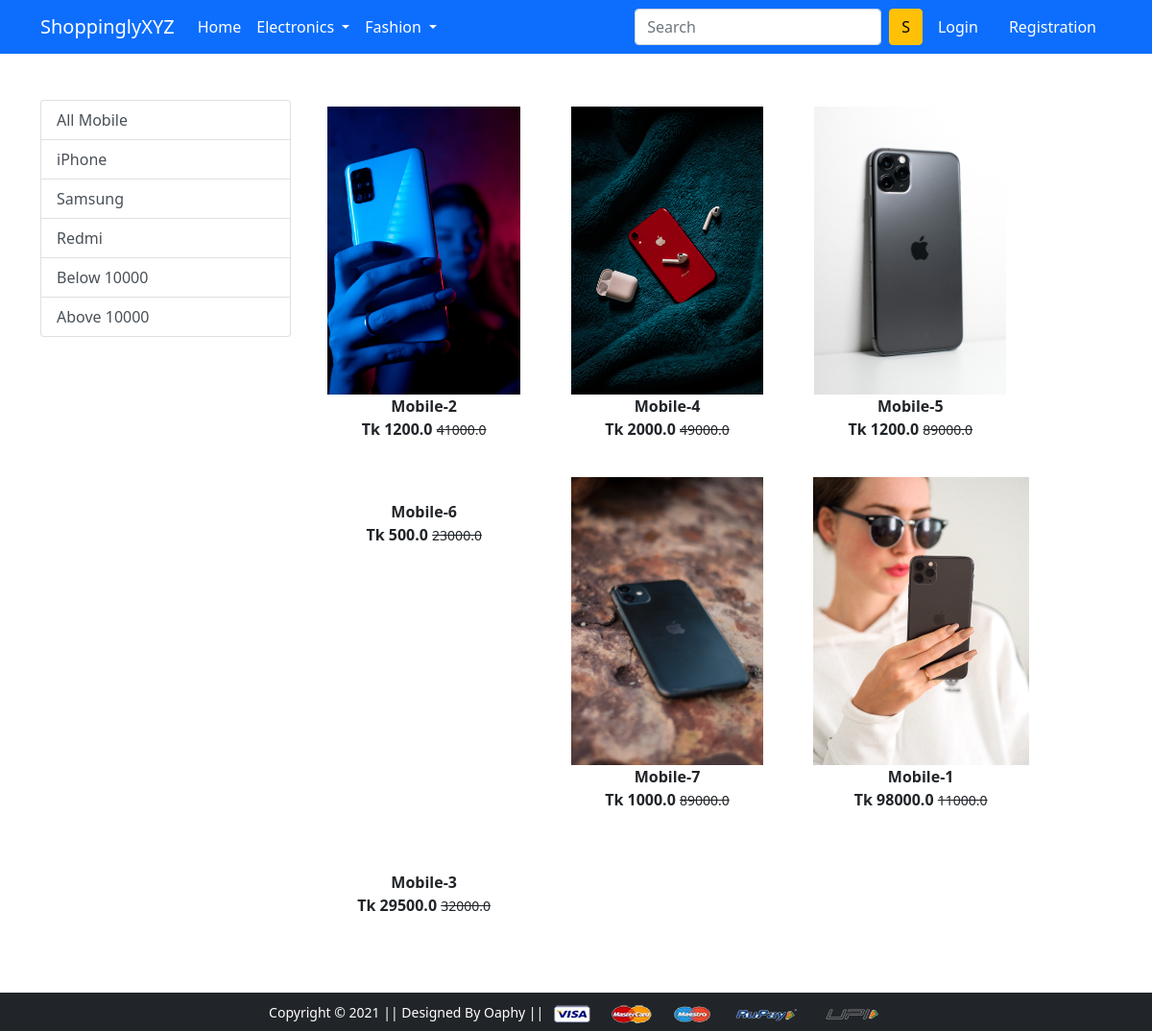
/mobile/, run on the app's committed database.
### app/models.py (models this page shows, shortened)
class Product(models.Model):
    title = models.CharField(max_length=100)
    selling_price = models.FloatField()
    discounted_price = models.FloatField()
    description = models.TextField()
    brand = models.CharField(max_length=100)
    category = models.CharField( choices= CATEGORY_CHOICES, max_length= 5)
    product_image = models.ImageField(upload_to='productimg')

### app/views.py (the view)
# urls.py: path('mobile/', views.mobile, name='mobile'),
def mobile(request, data=None):
    if data == None:
        mobiles = Product.objects.filter(category='M')
    elif data == 'iPhone' or data == 'Samsung' or data == 'Redmi':
        mobiles = Product.objects.filter(category='M').filter(brand=data)
    elif data == 'below':
        mobiles = Product.objects.filter(
            category='M').filter(discounted_price__lt=10000)
    elif data == 'above':
        mobiles = Product.objects.filter(
            category='M').filter(discounted_price__gt=10000)
    return render(request, 'app/mobile.html', {'mobiles': mobiles})

### app/templates/app/mobile.html (shortened to what this page needs)
{% extends 'app/base.html' %}
{% load static %}
{% block main-content %}
<div class="container my-5">
    <div class="row">
        <div class="col-sm-3">
            <div class="list-group">
                <a href="{% url 'mobile' %}" class="list-group-item list-group-item-action " aria-current="true">
                    All Mobile </a>
                <a href="{% url 'mobiledata' 'iPhone' %}" class="list-group-item
                list-group-item-action " aria-current="true">
                    iPhone </a>
                <a href="{% url 'mobiledata' 'Samsung' %}" class="list-group-item list-group-item-action "
                    aria-current="true">
                    Samsung
                </a>
               <a href="{% url 'mobiledata' 'Redmi' %}" class="list-group-item list-group-item-action "
                    aria-current="true">
                    Redmi
                </a>
                 <a href="{% url 'mobiledata' 'below' %}" class="list-group-item list-group-item-action "
                    aria-current="true">
                    Below 10000
                </a>
                 <a href="{% url 'mobiledata' 'above' %}" class="list-group-item list-group-item-action "
                    aria-current="true">
                    Above 10000
                </a>
            </div>
        </div>
        <div class="col-sm-8 ">
            <div class="row">
                {%for product in mobiles %}
                <div class="col-sm-4 text-center mb-4">
                    <a href="{% url 'product-detail' product.id %}" class="btn">
                        <div class="item">
                            <img src="{{ product.product_image.url }}" alt="" height="300" class="">
                            <div class="fw-bold">{{product.title}}</div>
                            <div class="fw-bold">Tk {{product.discounted_price}}
                                <small class="fw-light text-decoration-line-through">
                                    {{product.selling_price}}
                                </small>
                            </div>
                        </div>
                    </a>
                </div>
                {% endfor %}
            </div>
        </div>
    </div>
</div>
{% endblock main-content %}

### app/templates/app/base.html (shortened to what this page needs)
<!doctype html>
{% load static %}
<html lang="en">
  <head>
    <link href="https://cdn.jsdelivr.net/npm/bootstrap@5.0.0-beta1/dist/css/bootstrap.min.css" rel="stylesheet">
    <link rel="stylesheet" href="{% static 'app/css/owl.carousel.min.css' %}">
    <link rel="stylesheet" href="{% static 'app/css/all.min.css' %}">
    <link rel="stylesheet" href="{% static 'app/css/style.css' %}">
  </head>
  <body>
    <nav class="navbar navbar-expand-lg navbar-dark bg-primary">
     <div class="container">
       <a class="navbar-brand" href="/">ShoppinglyXYZ</a>
       <div class="collapse navbar-collapse" id="navbarSupportedContent">
         <ul class="navbar-nav me-auto mb-2 mb-lg-0">
           <li class="nav-item">
             <a class="nav-link active" aria-current="page" href="/">Home</a>
           </li>
           <li class="nav-item dropdown">
             <a class="nav-link dropdown-toggle text-white" href="#" id="electronicsDropdown" role="button" data-bs-toggle="dropdown" aria-expanded="false">
               Electronics
             </a>
           </li>
           <li class="nav-item dropdown">
             <a class="nav-link dropdown-toggle text-white" href="#" id="fashionDropdown" role="button" data-bs-toggle="dropdown" aria-expanded="false">
               Fashion
             </a>
           </li>
         </ul>
         <form class="d-flex">
           <input class="form-control me-2" type="search" placeholder="Search" aria-label="Search">
           <button class="btn btn-warning" type="submit">S</button>
         </form>
         <div>
          <ul class="navbar-nav me-auto mb-2 mb-lg-0">
          {% if request.user.is_authenticated %}
           <li class="nav-item dropdown mx-2">
              <a class="nav-link dropdown-toggle text-white" href="#" id="profileDropdown" role="button" data-bs-toggle="dropdown" aria-expanded="false">
                {{request.user.username|capfirst}}
              </a>
              <ul class="dropdown-menu" aria-labelledby="profileDropdown">
                <li><a class="dropdown-item" href="{% url 'profile' %}">Profile</a></li>
                <li><a class="dropdown-item" href="{% url 'orders' %}">Orders</a></li>
                <li><a class="dropdown-item" href="{% url 'passwordchange' %}">Change Password</a></li>
                <li><a class="dropdown-item" href="{% url 'logout' %}">Logout</a></li>
              </ul>
            </li>
            <li class="nav-item mx-2">
             <a href="{% url 'showcart' %}" class="nav-link text-white"><span class="badge bg-danger">{{totalitem}}</span> Cart </a>
            </li>
            {% else %}
            <li class="nav-item mx-2">
             <a href="{% url 'login' %}" class="nav-link text-white">Login</a>
            </li>
            <li class="nav-item mx-2">
             <a href="{% url 'customerregistration' %}" class="nav-link text-white">Registration</a>
            </li>
            {% endif %}
          </ul>
         </div>
       </div>
     </div>
    </nav>
    {% block main-content %} {% endblock main-content %}
    <footer class="container-fluid bg-dark text-center p-2 mt-5">
        <small class="text-white">Copyright &copy; 2021 || Designed By Oaphy || </small>
        <img src="{% static 'app/images/payment.png' %}" alt="" srcset="" class="img-fluid" height="2px">
    </footer>
  </body>
</html>

### data on the page
Product: product_image (picture), title "Mobile-2", discounted_price "1200.0", selling_price "41000.0"
Product: product_image (picture), title "Mobile-4", discounted_price "2000.0", selling_price "49000.0"
Product: product_image (picture), title "Mobile-5", discounted_price "1200.0", selling_price "89000.0"
Product: title "Mobile-6", discounted_price "500.0", selling_price "23000.0"
Product: product_image (picture), title "Mobile-7", discounted_price "1000.0", selling_price "89000.0"
Product: product_image (picture), title "Mobile-1", discounted_price "98000.0", selling_price "11000.0"
Product: title "Mobile-3", discounted_price "29500.0", selling_price "32000.0"
